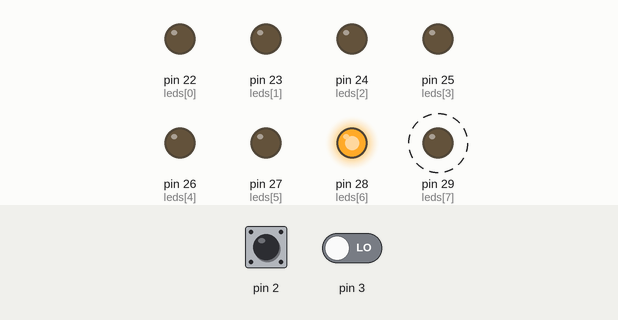
This sketch was run on a simulated Arduino Mega 2560, built with avr-gcc and run on an emulated ATmega2560. Parts: output pins drawn as LEDs (lit = HIGH). Dashed ring = blinking. The inputs (shaded band) are chosen by the test bench; at power-on: pin 3 LOW, pin 2 LOW.

Above: at 1.29 s.
1.3 s: pin 3 driven HIGH
At 2.5 s:
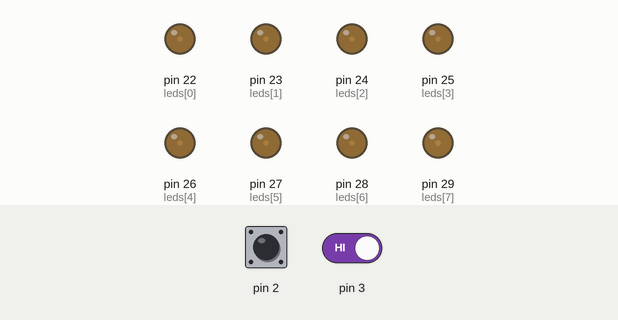
2.8 s: pin 2 driven HIGH
At 3.1 s:
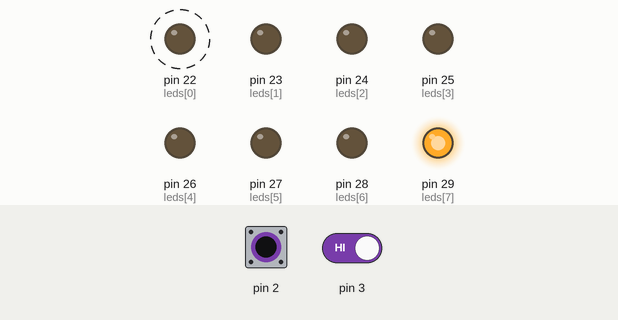
At 3.5 s:
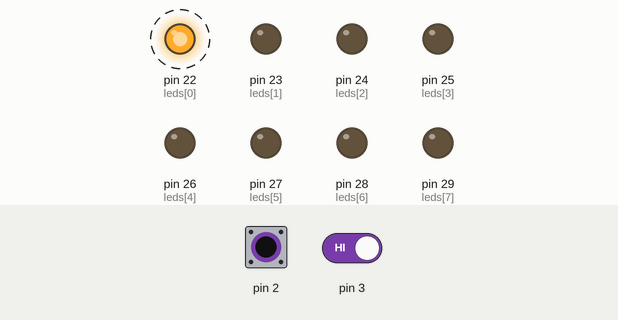
5.8 s: pin 2 pulsed LOW 5 times (0.12 s each, 0.3 s apart)
Timing chart, 0 to 16.3 s (numbered marks = the images above; inputs shaded):
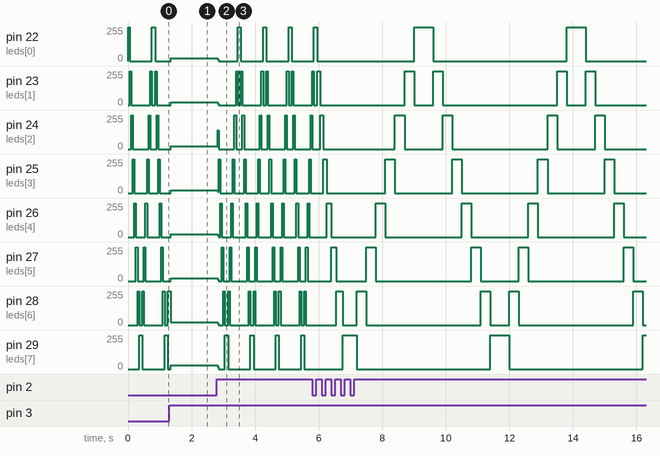

The sketch:

6-luces.ino
```cpp
// Variable global de velocidad

int velocidad = 200;

// Constantes de velocidad máxima, mínima y cuanto aumenta

const int maxima = 1000;
const int minima = 50;
const int aumenta = -50;

// Array con los números de los pines donde están conectados
// los LEDs de las luces del coche fantástico

int leds[8] = {22, 23, 24, 25, 26, 27, 28, 29};

void setup() {
	// Inicializamos los pines de los LEDs como salida y a estado bajo
	for (int i = 0; i < 8; i++)
	{
		pinMode(leds[i], OUTPUT);
		digitalWrite(leds[i], LOW);
	}

	// Asignamos la velocidad mínima
	velocidad = minima;

	// Configuramos los pines de interrupciones para que
	// detecten un cambio de bajo a alto
	attachInterrupt(digitalPinToInterrupt(2), velocidadMenos, RISING); // INTERRUPCION DE SEÑAL
	attachInterrupt(digitalPinToInterrupt(3), velocidadMas, RISING); // INTERRUPCION DE SEÑAL

}

void loop() {
	// Este primer bucle recorre el array de izquierda a derecha
	for (int i = 0; i < 8; i++)
	{
		// Solo para el segundo pin y consecutivos apagamos el pin anterior
		// En el caso de 0 no hace falta ya que por defecto está apagado
		// Cuidado que nos salimos del rango del array 0-1=-1 no existe este elemento
		if (i > 0)
		{
			// Apagamos el LED a la izquierda
			digitalWrite(leds[i - 1], LOW);
		}

		// Encendemos en el LED en el que estamoS
		digitalWrite(leds[i], HIGH);

		// Esperamos el tiempo marcado por velocidad
		delay(velocidad);
	}

	// Apagamos el último LED encendido, el elemento 5 del array
  	digitalWrite(leds[4], LOW);

	// Recorremos el array en sentido inverso de derecha a izquierda
  	for (int i = 7; i >= 0; i--)
  	{
		// En el primer caso como ya está apagado el LED no hacemos nada
    		// Cuidado que nos salimos del rango del array 4+1=5 no existe este elemento
    		if (i < 7)
    		{
			// Apagamos el LED a la derecha
			digitalWrite(leds[i + 1], LOW);
    		}
    		// Encendemos en el LED en el que estamos
    		digitalWrite(leds[i], HIGH);

		// Esperamos el tiempo marcado por velocidad
    		delay(velocidad);
  	}

	// Apagamos el último LED encendido, el elemento 0 del array
  	digitalWrite(leds[0], LOW);

}

// INT pin 2, disminuye la velocidad
void velocidadMenos()
{
	   // Disminuimos el valor establecido
	   velocidad = velocidad - aumenta;

	   // Si hemos llegado a la velocidad mínima no disminuímos más
	   if (velocidad < minima)
	   {
		   velocidad = minima;
	   }
}

// INT pin 3, aumenta la velocidad
void velocidadMas()
{
	// Aumentamos el valor establecido
  	velocidad = velocidad + aumenta;

	// Si hemos llegado a la velocidad máxima no aumentamos más
  	if (velocidad > maxima)
  	{
		velocidad = maxima;
  	}
}
```

Measured:
- after the input at 2.8 s, pin 22 (leds[0]): alternates 255/255 for 0.10 s and 0/255 for 0.70 s, starting at once; pin 23 (leds[1]): 22/255 → 11/255 at once, then repeats every 0.74 s: 0/255 0.54 s, 255/255 0.05 s, 0/255 0.10 s, 255/255 0.05 s
- by itself, pin 28 (leds[6]): moves between 0/255 and 255/255, repeating every 4.8 s
